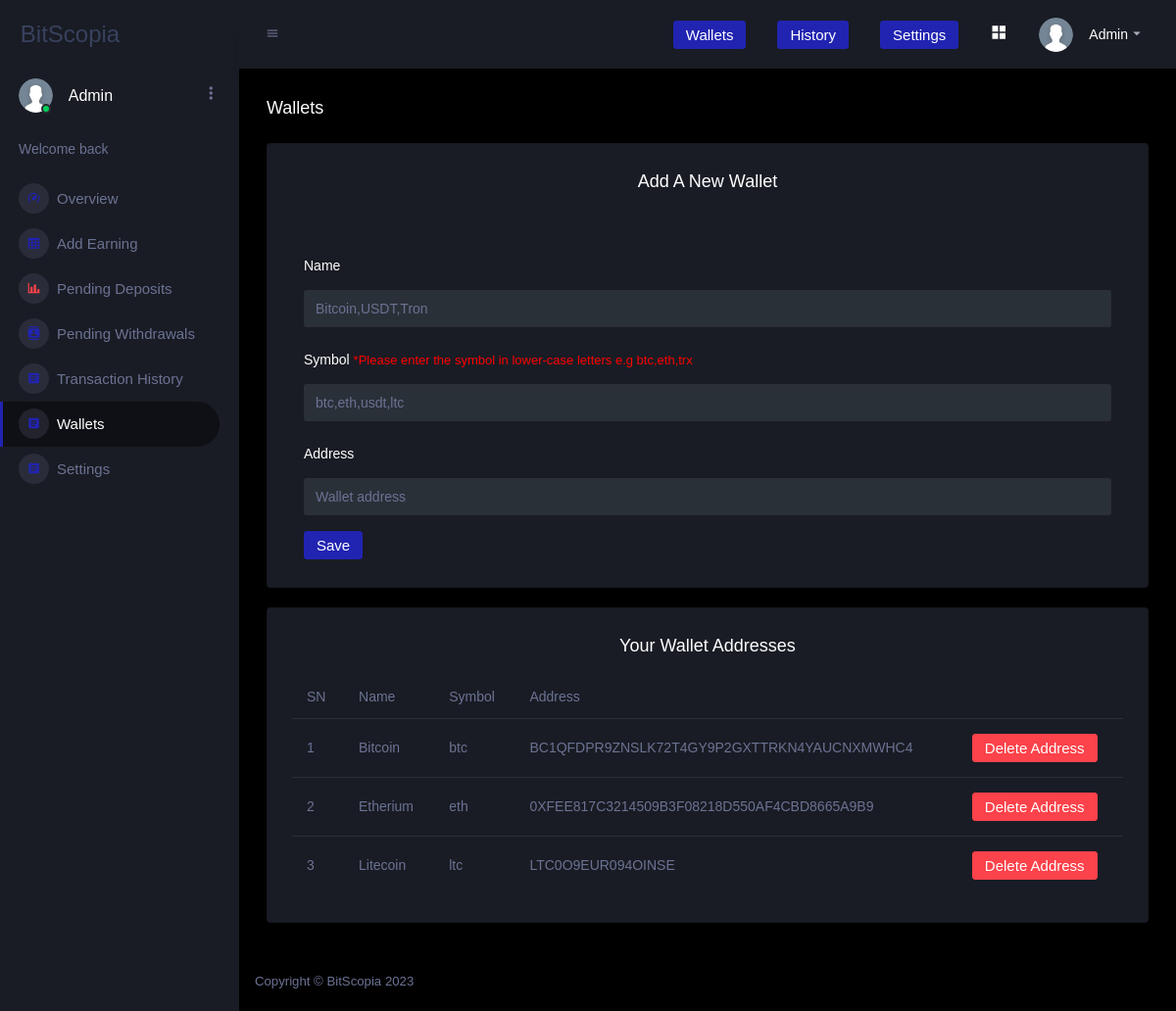
The page /admin/wallets.php (signed in) on the database its author committed.
### tables this page shows
CREATE TABLE `coins` (
  `id` int(11) NOT NULL,
  `name` varchar(225) NOT NULL,
  `symbol` varchar(225) NOT NULL,
  `address` varchar(225) DEFAULT NULL
);

### public/admin/wallets.php (the view, shortened to what this page needs)
<?php
include('../../config/config.php');
include 'includes/header.php';
include 'includes/sidebar.php';
?>
 <div class="main-panel">
          <div class="content-wrapper">
            <div class="page-header">
              <h3 class="page-title">Wallets </h3>
            </div>
            <div class="row">
            <div class="col-12  stretch-card">
                <div class="card">
                  <div class="card-body custom-column">
                    <h4 class="card-title">Add A New Wallet</h4>
                    <div class="custom-row">
                    <div class="col-12 ">
                    <br>
                <form class="" method="post" action="">
                    <div class="form-group">
                        <label>Name</label>
                        <input type="text" name="name"  class="form-control" placeholder="Bitcoin,USDT,Tron" required>
                      </div>
                      <div class="form-group">
                        <label>Symbol <span style="font-size:13px;color:red;">
                        *Please enter the symbol in lower-case letters e.g btc,eth,trx</span></label>
                        <input type="text" name="symbol"  class="form-control" placeholder="btc,eth,usdt,ltc" required>
                      </div>
                      <div class="form-group">
                        <label>Address</label>
                        <input type="text" name="address"  class="form-control" placeholder="Wallet address" required>
                      </div>
                      <button type="submit" class="btn btn-primary" name="submit">Save</button>
                    </div>
                    </div>
                  </div>
                </div>
              </div>
              <div class="col-12 stretch-card" style="margin-top:20px">
                <div class="card">
                  <div class="card-body custom-column">
                    <h4 class="card-title">Your Wallet Addresses</h4>
                    <div class="table-responsive">
                        <?php
                         $query="SELECT * FROM `coins`  ";
                         $result=mysqli_query($con,$query);
                         $cnt=1;
                         if(mysqli_num_rows($result)>0){
                            ?>
                      <table class="table">
                        <thead>
                          <tr>
                            <th>SN</th>
                            <th>Name</th>
                            <th>Symbol</th>
                            <th>Address</th>
                            <th></th>
                          </tr>
                        </thead>
                        <tbody>
                        <?php
                    while($trx=mysqli_fetch_array($result)){
                      ?>
                          <tr>
                           <td><?php echo $cnt++; ?></td>
                            <td><?php echo $trx['name']; ?></td>
                            <td><?php echo $trx['symbol']; ?></td>
                            <td class="uppercase-text"><?php echo $trx['address']; ?></td>
                            <td>
                            <a href="?id=<?php echo $trx['id'];?>&del=delete"
                        onClick="return confirm('Are you sure you want to delete?')" class="btn btn-danger">
                        Delete Address</a>
                           </td>
                          </tr>
                          <?php }
                    }else{
                      echo"
                      <div class='card-body'>
                     <p style='text-align:left'> No Transaction yet!</p>
                      </div>
                      ";
                    }
                    ?>
                        </tbody>
                      </table>
                    </div>
                  </div>
                </div>
              </div>
        </div>
        </div>
<?php include 'includes/footer.php' ?>

### public/admin/assets/css/custom.css (style rules this page uses)
.form-group label { color:#000000 !important; padding-top: 10px !important; padding-bottom: 10px !important; }
.uppercase-text { text-transform: uppercase !important; }
.custom-row { display: flex; flex-direction: row; align-items: center; justify-content: center; width: 100%; }
.custom-column { display: flex; flex-direction:column; align-items: center; justify-content: center; width: 100%; }
.form-group label { color:#fff !important; }

### rows shown on the page
coins: name "Bitcoin", symbol "btc", address "BC1QFDPR9ZNSLK72T4GY9P2GXTTRKN4YAUCNXMWHC4"
coins: name "Etherium", symbol "eth", address "0XFEE817C3214509B3F08218D550AF4CBD8665A9B9"
coins: name "Litecoin", symbol "ltc", address "LTC0O9EUR094OINSE"
